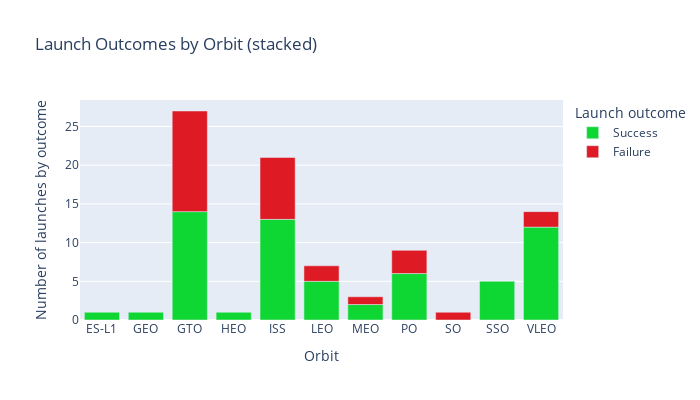

The notebook cell this image was saved under:
### Code cell
px.bar(orig_data_orbit,
       x = "Orbit",
       y = "Number_of_flights",
       color = "Class_name",
       title = "Launch Outcomes by Orbit (stacked)",
       labels = {"Orbit": "Orbit",
                 "Number_of_flights": "Number of launches by outcome",
                 "Class_name": "Launch outcome"},
       width = 700,
       height = 400,
       color_discrete_map = {"Failure": "#DE1A24", "Success": "#0ED633"}).update_xaxes(categoryorder = "category ascending")

### Figure 1 — Plotly figure (JSON) as saved in the notebook; plotly's stock layout.template omitted (floating-point values rounded to 4 significant figures)
{"data": [{"alignmentgroup": "True", "hovertemplate": "Launch outcome=Success<br>Orbit=%{x}<br>Number of launches by outcome=%{y}<extra></extra>", "legendgroup": "Success", "marker": {"color": "#0ED633", "pattern": {"shape": ""}}, "name": "Success", "offsetgroup": "Success", "orientation": "v", "showlegend": true, "textposition": "auto", "type": "bar", "x": ["ES-L1", "GEO", "GTO", "HEO", "ISS", "LEO", "MEO", "PO", "SSO", "VLEO"], "xaxis": "x", "y": [1, 1, 14, 1, 13, 5, 2, 6, 5, 12], "yaxis": "y"}, {"alignmentgroup": "True", "hovertemplate": "Launch outcome=Failure<br>Orbit=%{x}<br>Number of launches by outcome=%{y}<extra></extra>", "legendgroup": "Failure", "marker": {"color": "#DE1A24", "pattern": {"shape": ""}}, "name": "Failure", "offsetgroup": "Failure", "orientation": "v", "showlegend": true, "textposition": "auto", "type": "bar", "x": ["GTO", "ISS", "LEO", "MEO", "PO", "SO", "VLEO"], "xaxis": "x", "y": [13, 8, 2, 1, 3, 1, 2], "yaxis": "y"}], "layout": {"barmode": "relative", "height": 400, "legend": {"title": {"text": "Launch outcome"}, "tracegroupgap": 0}, "title": {"text": "Launch Outcomes by Orbit (stacked)"}, "width": 700, "xaxis": {"anchor": "y", "categoryorder": "category ascending", "domain": [0, 1], "title": {"text": "Orbit"}}, "yaxis": {"anchor": "x", "domain": [0, 1], "title": {"text": "Number of launches by outcome"}}}}
